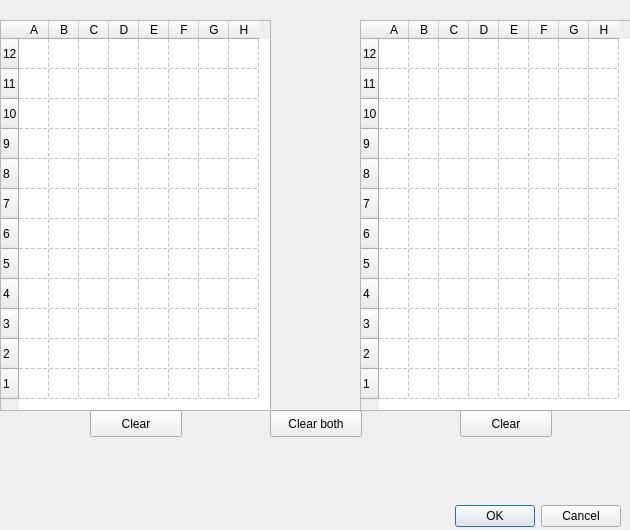
<?xml version="1.0" encoding="UTF-8"?>
<ui version="4.0">
 <class>Dialog_racks</class>
 <widget class="QDialog" name="Dialog_racks">
  <property name="geometry">
   <rect>
    <x>0</x>
    <y>0</y>
    <width>630</width>
    <height>530</height>
   </rect>
  </property>
  <property name="windowTitle">
   <string>Dialog</string>
  </property>
  <widget class="QDialogButtonBox" name="buttonBox">
   <property name="geometry">
    <rect>
     <x>0</x>
     <y>500</y>
     <width>621</width>
     <height>32</height>
    </rect>
   </property>
   <property name="orientation">
    <enum>Qt::Horizontal</enum>
   </property>
   <property name="standardButtons">
    <set>QDialogButtonBox::Cancel|QDialogButtonBox::Ok</set>
   </property>
  </widget>
  <widget class="QTableWidget" name="rack_left">
   <property name="geometry">
    <rect>
     <x>0</x>
     <y>20</y>
     <width>271</width>
     <height>391</height>
    </rect>
   </property>
   <property name="layoutDirection">
    <enum>Qt::LeftToRight</enum>
   </property>
   <property name="verticalScrollBarPolicy">
    <enum>Qt::ScrollBarAlwaysOff</enum>
   </property>
   <property name="horizontalScrollBarPolicy">
    <enum>Qt::ScrollBarAlwaysOff</enum>
   </property>
   <property name="alternatingRowColors">
    <bool>false</bool>
   </property>
   <property name="selectionMode">
    <enum>QAbstractItemView::MultiSelection</enum>
   </property>
   <property name="gridStyle">
    <enum>Qt::DashLine</enum>
   </property>
   <property name="rowCount">
    <number>12</number>
   </property>
   <property name="columnCount">
    <number>8</number>
   </property>
   <attribute name="horizontalHeaderCascadingSectionResizes">
    <bool>false</bool>
   </attribute>
   <attribute name="horizontalHeaderDefaultSectionSize">
    <number>30</number>
   </attribute>
   <attribute name="horizontalHeaderMinimumSectionSize">
    <number>30</number>
   </attribute>
   <attribute name="verticalHeaderDefaultSectionSize">
    <number>30</number>
   </attribute>
   <attribute name="verticalHeaderMinimumSectionSize">
    <number>30</number>
   </attribute>
   <row>
    <property name="text">
     <string>12</string>
    </property>
   </row>
   <row>
    <property name="text">
     <string>11</string>
    </property>
   </row>
   <row>
    <property name="text">
     <string>10</string>
    </property>
   </row>
   <row>
    <property name="text">
     <string>9</string>
    </property>
   </row>
   <row>
    <property name="text">
     <string>8</string>
    </property>
   </row>
   <row>
    <property name="text">
     <string>7</string>
    </property>
   </row>
   <row>
    <property name="text">
     <string>6</string>
    </property>
   </row>
   <row>
    <property name="text">
     <string>5</string>
    </property>
   </row>
   <row>
    <property name="text">
     <string>4</string>
    </property>
   </row>
   <row>
    <property name="text">
     <string>3</string>
    </property>
   </row>
   <row>
    <property name="text">
     <string>2</string>
    </property>
   </row>
   <row>
    <property name="text">
     <string>1</string>
    </property>
   </row>
   <column>
    <property name="text">
     <string>A</string>
    </property>
   </column>
   <column>
    <property name="text">
     <string>B</string>
    </property>
   </column>
   <column>
    <property name="text">
     <string>C</string>
    </property>
   </column>
   <column>
    <property name="text">
     <string>D</string>
    </property>
   </column>
   <column>
    <property name="text">
     <string>E</string>
    </property>
   </column>
   <column>
    <property name="text">
     <string>F</string>
    </property>
   </column>
   <column>
    <property name="text">
     <string>G</string>
    </property>
   </column>
   <column>
    <property name="text">
     <string>H</string>
    </property>
   </column>
  </widget>
  <widget class="QTableWidget" name="rack_right">
   <property name="geometry">
    <rect>
     <x>360</x>
     <y>20</y>
     <width>271</width>
     <height>391</height>
    </rect>
   </property>
   <property name="layoutDirection">
    <enum>Qt::LeftToRight</enum>
   </property>
   <property name="verticalScrollBarPolicy">
    <enum>Qt::ScrollBarAlwaysOff</enum>
   </property>
   <property name="horizontalScrollBarPolicy">
    <enum>Qt::ScrollBarAlwaysOff</enum>
   </property>
   <property name="alternatingRowColors">
    <bool>false</bool>
   </property>
   <property name="selectionMode">
    <enum>QAbstractItemView::MultiSelection</enum>
   </property>
   <property name="gridStyle">
    <enum>Qt::DashLine</enum>
   </property>
   <property name="rowCount">
    <number>12</number>
   </property>
   <property name="columnCount">
    <number>8</number>
   </property>
   <attribute name="horizontalHeaderCascadingSectionResizes">
    <bool>false</bool>
   </attribute>
   <attribute name="horizontalHeaderDefaultSectionSize">
    <number>30</number>
   </attribute>
   <attribute name="horizontalHeaderMinimumSectionSize">
    <number>30</number>
   </attribute>
   <attribute name="verticalHeaderDefaultSectionSize">
    <number>30</number>
   </attribute>
   <attribute name="verticalHeaderMinimumSectionSize">
    <number>30</number>
   </attribute>
   <row>
    <property name="text">
     <string>12</string>
    </property>
   </row>
   <row>
    <property name="text">
     <string>11</string>
    </property>
   </row>
   <row>
    <property name="text">
     <string>10</string>
    </property>
   </row>
   <row>
    <property name="text">
     <string>9</string>
    </property>
   </row>
   <row>
    <property name="text">
     <string>8</string>
    </property>
   </row>
   <row>
    <property name="text">
     <string>7</string>
    </property>
   </row>
   <row>
    <property name="text">
     <string>6</string>
    </property>
   </row>
   <row>
    <property name="text">
     <string>5</string>
    </property>
   </row>
   <row>
    <property name="text">
     <string>4</string>
    </property>
   </row>
   <row>
    <property name="text">
     <string>3</string>
    </property>
   </row>
   <row>
    <property name="text">
     <string>2</string>
    </property>
   </row>
   <row>
    <property name="text">
     <string>1</string>
    </property>
   </row>
   <column>
    <property name="text">
     <string>A</string>
    </property>
   </column>
   <column>
    <property name="text">
     <string>B</string>
    </property>
   </column>
   <column>
    <property name="text">
     <string>C</string>
    </property>
   </column>
   <column>
    <property name="text">
     <string>D</string>
    </property>
   </column>
   <column>
    <property name="text">
     <string>E</string>
    </property>
   </column>
   <column>
    <property name="text">
     <string>F</string>
    </property>
   </column>
   <column>
    <property name="text">
     <string>G</string>
    </property>
   </column>
   <column>
    <property name="text">
     <string>H</string>
    </property>
   </column>
  </widget>
  <widget class="QPushButton" name="pushButton_clear_left">
   <property name="geometry">
    <rect>
     <x>90</x>
     <y>410</y>
     <width>92</width>
     <height>27</height>
    </rect>
   </property>
   <property name="text">
    <string>Clear</string>
   </property>
  </widget>
  <widget class="QPushButton" name="pushButton_clear_right">
   <property name="geometry">
    <rect>
     <x>460</x>
     <y>410</y>
     <width>92</width>
     <height>27</height>
    </rect>
   </property>
   <property name="text">
    <string>Clear</string>
   </property>
  </widget>
  <widget class="QPushButton" name="pushButton_clear_both">
   <property name="geometry">
    <rect>
     <x>270</x>
     <y>410</y>
     <width>92</width>
     <height>27</height>
    </rect>
   </property>
   <property name="text">
    <string>Clear both</string>
   </property>
  </widget>
 </widget>
 <resources/>
 <connections>
  <connection>
   <sender>buttonBox</sender>
   <signal>accepted()</signal>
   <receiver>Dialog_racks</receiver>
   <slot>accept()</slot>
   <hints>
    <hint type="sourcelabel">
     <x>248</x>
     <y>254</y>
    </hint>
    <hint type="destinationlabel">
     <x>157</x>
     <y>274</y>
    </hint>
   </hints>
  </connection>
  <connection>
   <sender>buttonBox</sender>
   <signal>rejected()</signal>
   <receiver>Dialog_racks</receiver>
   <slot>reject()</slot>
   <hints>
    <hint type="sourcelabel">
     <x>316</x>
     <y>260</y>
    </hint>
    <hint type="destinationlabel">
     <x>286</x>
     <y>274</y>
    </hint>
   </hints>
  </connection>
 </connections>
</ui>
